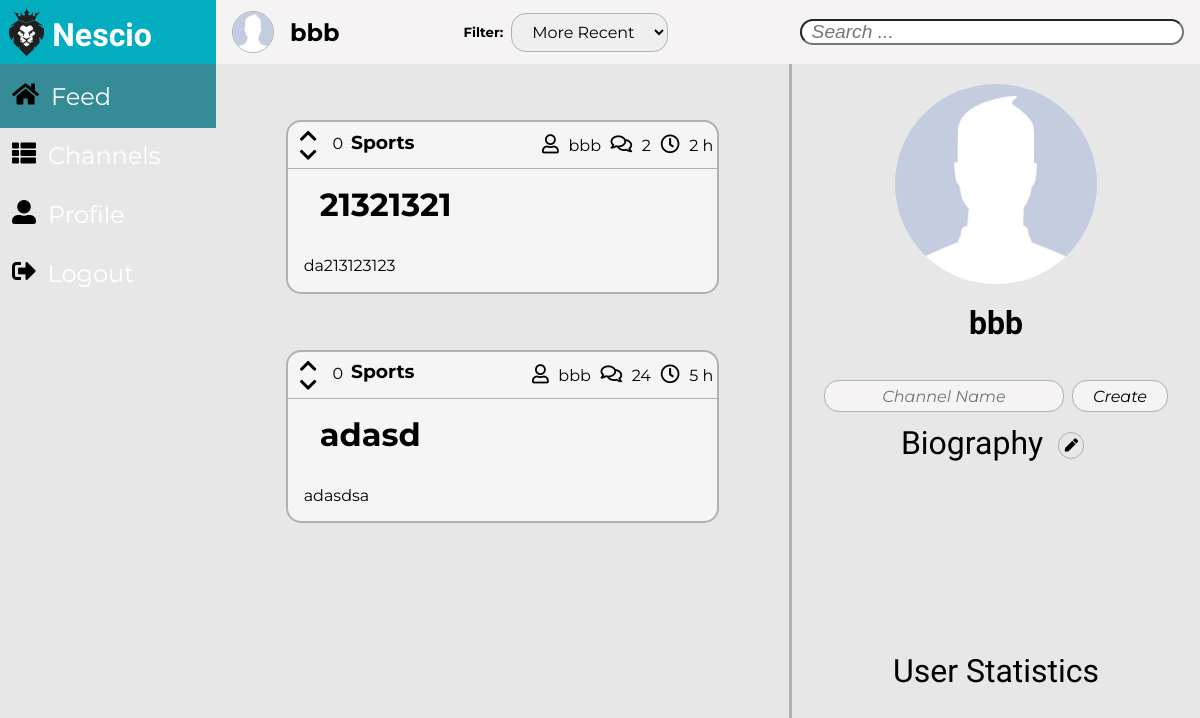
/pages/profile.php?username=bbb (signed in), run on the app's committed database.
### tables this page shows
CREATE TABLE Story(
    storyID INTEGER NOT NULL PRIMARY KEY,
    storyTitle TEXT NOT NULL,
    storyContent TEXT NOT NULL,
    storyPoints INTEGER,
    storyAuthor TEXT NOT NULL REFERENCES User(username),
    storyComments INTEGER NOT NULL,
    storyTime TEXT NOT NULL,
    channelName TEXT NOT NULL REFERENCES Channel(name)       
);

### pages/profile.php (called while the page is built, shortened)
<?php
    include_once('../templates/tpl_common.php');
    include_once('../templates/tpl_profile.php');
    include_once('../database/db_user.php');
    $username = isset($_GET['username']) ? $_GET['username'] : '';
    $biography = get_user_biography($username);
    $myChannels = get_user_subscriptions($username);
    $filter = isset($_GET['filter']) ? $_GET['filter'] : 2;
    $userStories = get_user_stories($username, $filter);
    foreach($userStories as $story) {
      $votes = get_story_votes($story['storyID']);
      $storiesVotes[$story['storyID']] = $votes == null ? 0 : $votes;
      $votedStories[$story['storyID']] = get_user_vote($username, $story['storyID']);
    }
    draw_common($_SESSION['username'], ['stories.css', 'profile_aside.css'], [], $filter);
    draw_profile($username, htmlentities($biography), display_messages(), htmlentities_all($myChannels), htmlentities_all($userStories), $storiesVotes, $votedStories);
    draw_footer();
?>

### includes/functions.php (called while the page is built, shortened)
<?php function orderBy($value) {
    switch($value) {
    default:
        return 'storyID DESC';
    break;
    }
}
function data_converter($storyTime) {
    $newStoryTime = new DateTime(date('Y-m-d H:i:s'));
    $oldStoryTime = new DateTime($storyTime);
    $interval = date_diff($newStoryTime, $oldStoryTime);
    if($interval->format('%y') !== '0')
        return $interval->format('%y Y');
    else if($interval->format('%m') !== '0')
        return $interval->format('%m M');
    else if($interval->format('%d') !== '0')
        return $interval->format('%d d');
    else if($interval->format('%h') !== '0')
        return $interval->format('%h h');
    else if($interval->format('%i') !== '0')
        return $interval->format('%i m');
    else
        return $interval->format('%s s');
}
?>

### database/db_user.php (called while the page is built, shortened)
<?php
    include_once('../includes/functions.php');
    function get_user_stories($username, $filter) {
      $db = Database::instance()->db();
      $stmt = $db->prepare('SELECT * FROM Story WHERE storyAuthor = ? ORDER BY ' . orderBy($filter));
      $stmt->execute(array($username));
      return $stmt->fetchAll();
    }
?>

### templates/tpl_common.php (the view, shortened to what this page needs)
<?php function draw_common($username, $css_files, $js_files, $filter = 2) {
    ?>
    <!DOCTYPE <!DOCTYPE html>
    <html>
        <head>
            <link rel="stylesheet" href="https://use.fontawesome.com/releases/v5.5.0/css/all.css">
            <link rel="stylesheet" type="text/css" media="screen" href="../css/common.css" />
            <?php foreach($css_files as $css_file) { ?>
                <link rel="stylesheet" type="text/css" media="screen" href="../css/<?=$css_file?>" />
            <?php } ?>
        </head>
        <body>
            <header id="dynamicBar">
                <div id="header">
                    <img src="../resources/images/default/logo.png" alt="Logo">
                    <h1>Nescio</h1>
                </div>
                <nav id="menu">
                    <div class="mainMenu">
                        <i class="fa fa-home"></i><a href="../pages/feed.php">Feed</a>
                    </div>
                    <div class="mainMenu">
                        <i class="fa fa-th-list"></i><a href="../pages/subscriptions.php">Channels</a>
                    </div>
                    <div class="mainMenu">
                        <i class="fa fa-user-alt"></i><a href="../pages/profile.php?username=<?= $_SESSION['username'] ?>">Profile</a>
                    </div>
                    <div class="mainMenu">
                        <i class="fa fa-sign-out-alt"></i><a href="../actions/action_logout.php">Logout</a>
                    </div>
                </nav>
            </header>
            <div id="toolBar">
                <div id="info">
                    <?php
                        $imageID = $_SESSION['username'];
                        if(glob("../resources/images/users/$imageID.*")) { ?>
                            <img id="asideIMG" src="../resources/images/users/<?= $_SESSION['username'] ?>" alt="User Image">
                        <?php }
                        else { ?>
                            <img id="asideIMG" src="../resources/images/default/defaultUser.jpg?>" alt="User Image">
                        <?php }
                    ?>
                    <a id="user-name" href="../pages/profile.php?username=<?= $_SESSION['username'] ?>"><h5><?php echo $username ?></h5></a>
                </div>
                <div id="filters">
                    <h5>Filter:</h5>
                    <form method="get" action="<?= $_SERVER['PHP_SELF']?>">
                        <select name="filter" id="filterID">
                            <option <? echo $filter == 2 ? 'selected ' : '' ?>value="2">More Recent</option>
                        </select>
                    </form>
                </div>
                <div id="search">
                    <input type="search" name="Search" placeholder="Search ...">
                </div>
            </div>
<? } ?>
<?php function draw_stories($stories, $storiesVotes, $votedStories) {
    foreach($stories as $story) { ?>
        <article id="<?= $story['storyID'] ?>" class="storyArticle">
            <header id="storyHeader">
                <div id="story_<?= $story['storyID'] ?>_votes" >
                    <div>
                        <?php
                            if($votedStories[$story['storyID']] == 1) { ?>
                                <div class="votes">
                                    <div>
                                        <i id="voteUp" class="fas fa-chevron-up"></i>
                                        <i class="fas fa-chevron-down"></i>
                                    </div>
                                    <span class="storyVotes"><?= htmlentities($storiesVotes[$story['storyID']]) ?></span>
                                </div>
                            <?php }
                            else { ?>
                                <div class="votes">
                                    <div>
                                        <i class="fas fa-chevron-up"></i>
                                        <i class="fas fa-chevron-down"></i>
                                    </div>
                                    <span class="storyVotes"><?= htmlentities($storiesVotes[$story['storyID']]) ?></span>
                                </div>
                            <?php }
                        ?>
                        <h3><?= $story['channelName'] ?></h3>
                    </div>
                    <div>
                        <span class="author"><i class="far fa-user"></i><?= $story['storyAuthor'] ?></span>
                        <span class="comments"><i class="far fa-comments"></i><?= $story['storyComments'] ?></span>
                        <span class="date"><i class="far fa-clock"></i><?= data_converter($story['storyTime']) ?></span>
                    </div>
                </div>
                <div>
                    <h1><?= $story['storyTitle'] ?></h1>
                </div>
            </header>
            <div id="storySinopse">
                <p><?= $story['storyContent'] ?></p>
            </div>
        </article>
    <?php }
} ?>
<?php function draw_footer() {
    ?>
        </body>
    </html>
<?php } ?>

### templates/tpl_profile.php (shortened to what this page needs)
<?php function draw_profile($username, $biography, $messages, $myChannels, $stories, $storiesVotes, $votedStories) {
    ?>
    <div id="masterStories">
        <section id="stories">
            <?php draw_stories($stories, $storiesVotes, $votedStories) ?>
        </section>
    </div>
    <aside>
        <?php
            if(htmlentities($_GET['username']) == $_SESSION['username']) { ?>
                <div id="asidePicture">
                    <?php
                        if(glob("../resources/images/users/$username.*")) { ?>
                            <img id="asideIMG" src="../resources/images/users/<?= $username ?>" alt="User Image">
                        <?php }
                        else { ?>
                            <img id="asideIMG" src="../resources/images/default/defaultUser.jpg?>" alt="User Image">
                        <?php }
                    ?>
                </div>
            <?php }
        ?>
        <h3 id="username"><?= $username ?></h3>
        <form id="forms">
            <?php
                if(htmlentities($_GET['username']) !== $_SESSION['username']) { ?>
                    <input type="hidden" name="username" value="<?= htmlentities($_GET['username']) ?>">
                    <input type="text" name="channelName" placeholder="Channel Name" required="true" maxlength="18" disabled>
                    <button id="newChannel" type="submit" formaction="../actions/action_add_new_channel.php" formmethod="post" disabled>Create</button>
                <?php }
                else { ?>
                    <input type="text" name="channelName" placeholder="Channel Name" required="true" maxlength="18">
                    <button id="newChannel" type="submit" formaction="../actions/action_add_new_channel.php" formmethod="post">Create</button>
                <?php }
            ?>
        </form>
        <div id="description">
            <p>Biography
                <?php
                    if(htmlentities($_GET['username']) !== $_SESSION['username']) { ?>
                        <button id="editDescription" type="button" disabled><i class="fas fa-pen"></i></button>
                    <?php }
                    else { ?>
                        <button id="editDescription" type="button"><i class="fas fa-pen"></i></button>
                    <?php }
                ?>
            </p>
            <p id="descriptionContent"><?=htmlentities($biography)?></p>
        </div>
        <div id="statistics">
            <p>User Statistics</p>
        </div>
    </aside>
<?php } ?>

### css/common.css (style rules this page uses)
:root { --background-color: rgb(231, 231, 231); --background-header-color: rgb(3, 173, 192); --background-menu-color: rgb(53, 140, 151); --background-toolBar-color: rgb(245, 243, 243); --site-name-color: white; --site-name-font: 'Exo', sans-serif; --menu-color: white; --menu-icons-color: black; --menu-font: 'Montserrat', sans-serif; --toolBar-font: 'Montserrat', sans-serif; --toolBar-info-font-size: 1.5em; --toolBar-filter-font-size: 1em; --border-color: rgb(177, 177, 177); --messages-font: 'Montserrat', sans-serif; --success-fg-color: rgb(86, 155, 13); --error-fg-color: rgb(218, 2, 13); }
body { margin: 0em; display: grid; height: 100%; overflow: hidden; grid-template-columns: auto 5.5fr 2fr; grid-template-rows: 4em 100%; grid-template-areas: "header toolBar toolBar" "menu content aside"; background-color: var(--background-color); }
#dynamicBar { width: 3.5em; transition: 1s; }
#header { grid-area: header; display: flex; background-color: var(--background-header-color); }
#header > img { max-width: 3em; max-height: 3em; padding: 0.5em 0.5em 0.5em 0.55em; }
#header > h1 { margin: 0em; padding: 0.5em 0.5em 0em 0em; height: 1.5em; display: flex; font-family: var(--site-name-font); color: var(--site-name-color); opacity: 0; transition: 0.75s; visibility: hidden; }
#menu { grid-area: menu; height: 100%; background-color: var(--background-menu-color); }
#menu { margin: 0%; flex-direction: column; display: flex; font-size: 1.5em; color: var(--menu-icons-color); }
#menu div { padding: 0.5em 0.5em; height: 1.5em; display: flex; }
#menu .mainMenu a { padding-top: 0.25em; font-family: var(--menu-font); color: var(--menu-color); opacity: 0; transition: 0.75s; visibility: hidden; }
#menu div i { padding: 0.25em 0.5em 0em 0em; color: var(--menu-icons-color); }
#toolBar { display: flex; align-items: center; justify-content: space-between; grid-area: toolBar; background-color: var(--background-toolBar-color); font-family: var(--toolBar-font); }
#toolBar div { display: inherit; align-items: inherit; }
#info { display: flex; margin: 0em; }
#info > img { margin: 0em 1em; width: 2.5em; height: 2.5em; border: solid var(--border-color) 1px; border-radius: 50%; }
#info > a h5 { margin: 0em; font-size: var(--toolBar-info-font-size); font-family: var(--toolBar-font); color: black; }
#filters > form { margin: 0em; }
#filters > form > select { margin: 0.5em; padding: 0.5em 1em; outline: none; font-size: var(--toolBar-filter-font-size); font-family: var(--toolBar-font); border: none; border: solid var(--border-color) 1px; border-radius: 15px; }
#search { padding-right: 1em; }
#search > input { border-radius: 15px; width: 20em; padding: 0em 0.25em; outline: none; font-size: 1.2em; text-indent: 0.25em; font-style: italic; }
a { text-decoration: none; }
#editDescription, #applyDescription { vertical-align: middle; height: 2em; width: 2em; margin: auto .5em; outline: none; border: solid var(--border-color) 1px; border-radius: 50%; background-color: var(--background-color); }
#descriptionContent { margin: 0 2em; text-align: center; white-space: pre-wrap; font-size: 1rem; }

### data on the page
story: storyID "0", channelName "Sports", storyAuthor "bbb", storyComments "2", storyTime "2 h", storyTitle "21321321", storyContent "da213123123"
story: storyID "0", channelName "Sports", storyAuthor "bbb", storyComments "24", storyTime "5 h", storyTitle "adasd", storyContent "adasdsa"

### other printed values
$username "bbb"
